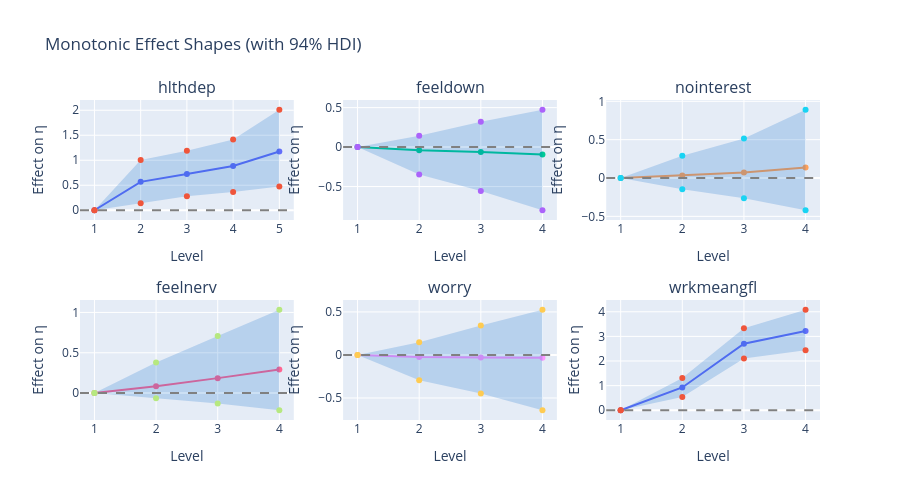

Source (notebook cell):
### Markdown cell above
## Monotonic Effect Shapes

The simplex parameters $\delta$ determine how the effect accumulates across levels. Let's visualize the shape of each monotonic effect.

### Code cell
# Compute and plot monotonic effect shapes
fig = make_subplots(rows=2, cols=3, subplot_titles=ordinal_predictors)

for i, var in enumerate(ordinal_predictors):
    row, col = i // 3 + 1, i % 3 + 1
    K_var = ordinal_K[var]
    
    # Get posterior samples
    delta_samples = trace.posterior[f'delta_{var}'].values.reshape(-1, K_var - 1)
    b_var_samples = b_samples[:, i]
    
    # Compute cumulative effects at each level
    effects = np.zeros((len(b_var_samples), K_var))
    for k in range(1, K_var):
        effects[:, k] = effects[:, k-1] + delta_samples[:, k-1]
    effects = effects * b_var_samples[:, None]  # scale by b
    
    # Plot mean and HDI
    levels = list(range(1, K_var + 1))  # original 1-indexed levels
    mean_effect = effects.mean(axis=0)
    hdi_low = np.percentile(effects, 3, axis=0)
    hdi_high = np.percentile(effects, 97, axis=0)
    
    fig.add_trace(
        go.Scatter(x=levels, y=mean_effect, mode='lines+markers',
                  name=var, line=dict(width=2), showlegend=False),
        row=row, col=col
    )
    fig.add_trace(
        go.Scatter(x=levels + levels[::-1], 
                  y=list(hdi_high) + list(hdi_low[::-1]),
                  fill='toself', fillcolor='rgba(0,100,200,0.2)',
                  line=dict(width=0), showlegend=False),
        row=row, col=col
    )
    fig.add_hline(y=0, line_dash='dash', line_color='gray', row=row, col=col)

fig.update_layout(height=500, title='Monotonic Effect Shapes (with 94% HDI)')
fig.update_xaxes(title_text='Level')
fig.update_yaxes(title_text='Effect on η')
fig.show()

print('Interpretation:')
print('  - Steep curves: large effect of moving between adjacent levels')
print('  - Flat sections: little additional effect at those levels')
print('  - Direction: positive slope = higher levels predict more dissatisfaction')

### Figure 1 — Plotly figure (JSON) as saved in the notebook; plotly's stock layout.template omitted (floating-point values rounded to 4 significant figures)
{"data": [{"line": {"width": 2}, "mode": "lines+markers", "name": "hlthdep", "showlegend": false, "type": "scatter", "x": [1, 2, 3, 4, 5], "xaxis": "x", "y": [0.0, 0.5681, 0.7267, 0.8861, 1.174], "yaxis": "y"}, {"fill": "toself", "fillcolor": "rgba(0,100,200,0.2)", "line": {"width": 0}, "showlegend": false, "type": "scatter", "x": [1, 2, 3, 4, 5, 5, 4, 3, 2, 1], "xaxis": "x", "y": [0, 1.003, 1.188, 1.417, 2.01, 0.4734, 0.364, 0.2824, 0.1384, 0], "yaxis": "y"}, {"line": {"width": 2}, "mode": "lines+markers", "name": "feeldown", "showlegend": false, "type": "scatter", "x": [1, 2, 3, 4], "xaxis": "x2", "y": [0.0, -0.03956, -0.0611, -0.09267], "yaxis": "y2"}, {"fill": "toself", "fillcolor": "rgba(0,100,200,0.2)", "line": {"width": 0}, "showlegend": false, "type": "scatter", "x": [1, 2, 3, 4, 4, 3, 2, 1], "xaxis": "x2", "y": [0, 0.1449, 0.321, 0.4729, -0.8, -0.5557, -0.3479, 0], "yaxis": "y2"}, {"line": {"width": 2}, "mode": "lines+markers", "name": "nointerest", "showlegend": false, "type": "scatter", "x": [1, 2, 3, 4], "xaxis": "x3", "y": [0.0, 0.03333, 0.07147, 0.1372], "yaxis": "y3"}, {"fill": "toself", "fillcolor": "rgba(0,100,200,0.2)", "line": {"width": 0}, "showlegend": false, "type": "scatter", "x": [1, 2, 3, 4, 4, 3, 2, 1], "xaxis": "x3", "y": [0, 0.2886, 0.5155, 0.89, -0.4202, -0.2628, -0.1469, 0], "yaxis": "y3"}, {"line": {"width": 2}, "mode": "lines+markers", "name": "feelnerv", "showlegend": false, "type": "scatter", "x": [1, 2, 3, 4], "xaxis": "x4", "y": [0.0, 0.08445, 0.1855, 0.2934], "yaxis": "y4"}, {"fill": "toself", "fillcolor": "rgba(0,100,200,0.2)", "line": {"width": 0}, "showlegend": false, "type": "scatter", "x": [1, 2, 3, 4, 4, 3, 2, 1], "xaxis": "x4", "y": [0, 0.3796, 0.7092, 1.033, -0.2127, -0.1297, -0.06418, 0], "yaxis": "y4"}, {"line": {"width": 2}, "mode": "lines+markers", "name": "worry", "showlegend": false, "type": "scatter", "x": [1, 2, 3, 4], "xaxis": "x5", "y": [0.0, -0.02352, -0.02787, -0.03343], "yaxis": "y5"}, {"fill": "toself", "fillcolor": "rgba(0,100,200,0.2)", "line": {"width": 0}, "showlegend": false, "type": "scatter", "x": [1, 2, 3, 4, 4, 3, 2, 1], "xaxis": "x5", "y": [0, 0.1485, 0.3429, 0.5253, -0.6419, -0.4462, -0.2942, 0], "yaxis": "y5"}, {"line": {"width": 2}, "mode": "lines+markers", "name": "wrkmeangfl", "showlegend": false, "type": "scatter", "x": [1, 2, 3, 4], "xaxis": "x6", "y": [0.0, 0.9251, 2.705, 3.215], "yaxis": "y6"}, {"fill": "toself", "fillcolor": "rgba(0,100,200,0.2)", "line": {"width": 0}, "showlegend": false, "type": "scatter", "x": [1, 2, 3, 4, 4, 3, 2, 1], "xaxis": "x6", "y": [0, 1.311, 3.328, 4.082, 2.436, 2.104, 0.5373, 0], "yaxis": "y6"}], "layout": {"annotations": [{"font": {"size": 16}, "showarrow": false, "text": "hlthdep", "x": 0.1444, "xanchor": "center", "xref": "paper", "y": 1, "yanchor": "bottom", "yref": "paper"}, {"font": {"size": 16}, "showarrow": false, "text": "feeldown", "x": 0.5, "xanchor": "center", "xref": "paper", "y": 1, "yanchor": "bottom", "yref": "paper"}, {"font": {"size": 16}, "showarrow": false, "text": "nointerest", "x": 0.8556, "xanchor": "center", "xref": "paper", "y": 1, "yanchor": "bottom", "yref": "paper"}, {"font": {"size": 16}, "showarrow": false, "text": "feelnerv", "x": 0.1444, "xanchor": "center", "xref": "paper", "y": 0.375, "yanchor": "bottom", "yref": "paper"}, {"font": {"size": 16}, "showarrow": false, "text": "worry", "x": 0.5, "xanchor": "center", "xref": "paper", "y": 0.375, "yanchor": "bottom", "yref": "paper"}, {"font": {"size": 16}, "showarrow": false, "text": "wrkmeangfl", "x": 0.8556, "xanchor": "center", "xref": "paper", "y": 0.375, "yanchor": "bottom", "yref": "paper"}], "height": 500, "shapes": [{"line": {"color": "gray", "dash": "dash"}, "type": "line", "x0": 0, "x1": 1, "xref": "x domain", "y0": 0, "y1": 0, "yref": "y"}, {"line": {"color": "gray", "dash": "dash"}, "type": "line", "x0": 0, "x1": 1, "xref": "x2 domain", "y0": 0, "y1": 0, "yref": "y2"}, {"line": {"color": "gray", "dash": "dash"}, "type": "line", "x0": 0, "x1": 1, "xref": "x3 domain", "y0": 0, "y1": 0, "yref": "y3"}, {"line": {"color": "gray", "dash": "dash"}, "type": "line", "x0": 0, "x1": 1, "xref": "x4 domain", "y0": 0, "y1": 0, "yref": "y4"}, {"line": {"color": "gray", "dash": "dash"}, "type": "line", "x0": 0, "x1": 1, "xref": "x5 domain", "y0": 0, "y1": 0, "yref": "y5"}, {"line": {"color": "gray", "dash": "dash"}, "type": "line", "x0": 0, "x1": 1, "xref": "x6 domain", "y0": 0, "y1": 0, "yref": "y6"}], "title": {"text": "Monotonic Effect Shapes (with 94% HDI)"}, "xaxis": {"anchor": "y", "domain": [0, 0.2889], "title": {"text": "Level"}}, "xaxis2": {"anchor": "y2", "domain": [0.3556, 0.6444], "title": {"text": "Level"}}, "xaxis3": {"anchor": "y3", "domain": [0.7111, 1], "title": {"text": "Level"}}, "xaxis4": {"anchor": "y4", "domain": [0, 0.2889], "title": {"text": "Level"}}, "xaxis5": {"anchor": "y5", "domain": [0.3556, 0.6444], "title": {"text": "Level"}}, "xaxis6": {"anchor": "y6", "domain": [0.7111, 1], "title": {"text": "Level"}}, "yaxis": {"anchor": "x", "domain": [0.625, 1], "title": {"text": "Effect on η"}}, "yaxis2": {"anchor": "x2", "domain": [0.625, 1], "title": {"text": "Effect on η"}}, "yaxis3": {"anchor": "x3", "domain": [0.625, 1], "title": {"text": "Effect on η"}}, "yaxis4": {"anchor": "x4", "domain": [0, 0.375], "title": {"text": "Effect on η"}}, "yaxis5": {"anchor": "x5", "domain": [0, 0.375], "title": {"text": "Effect on η"}}, "yaxis6": {"anchor": "x6", "domain": [0, 0.375], "title": {"text": "Effect on η"}}}}
